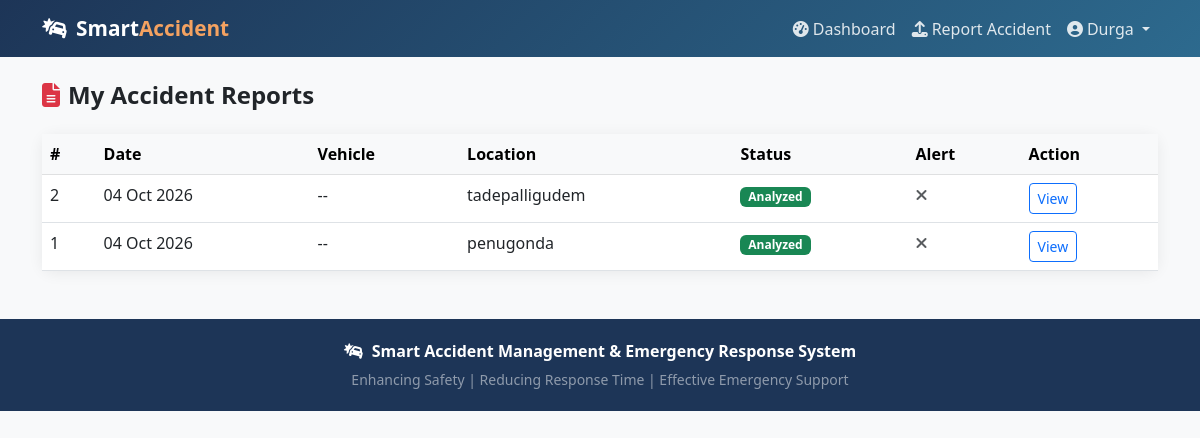
The app's page /reports/ (signed in) with its own data.
### accident_app/models.py (models this page shows, shortened)
class AccidentReport(models.Model):
    STATUS_CHOICES = [
        ('pending', 'Pending'),
        ('analyzed', 'Analyzed'),
        ('claimed', 'Claim Submitted'),
    ]
    user = models.ForeignKey(User, on_delete=models.CASCADE, related_name='accident_reports')
    image = models.ImageField(upload_to='accidents/')
    vehicle_number = models.CharField(max_length=20, blank=True)
    detected_vehicle_number = models.CharField(max_length=20, blank=True)
    report_date = models.DateTimeField(auto_now_add=True)
    latitude = models.FloatField(null=True, blank=True)
    longitude = models.FloatField(null=True, blank=True)
    location_address = models.TextField(blank=True)
    status = models.CharField(max_length=20, choices=STATUS_CHOICES, default='pending')
    emergency_alerts_sent = models.BooleanField(default=False)
    notes = models.TextField(blank=True)

### accident_app/views.py (the view)
# urls.py: path('reports/', views.my_reports, name='my_reports'),
@login_required
def my_reports(request):
    reports = AccidentReport.objects.filter(user=request.user).order_by('-report_date')
    return render(request, 'accident_app/my_reports.html', {'reports': reports})

### accident_app/templates/accident_app/my_reports.html (shortened to what this page needs)
{% extends 'accident_app/base.html' %}
{% block content %}
<h4 class="fw-bold mb-4"><i class="fas fa-file-alt text-danger me-2"></i>My Accident Reports</h4>
<div class="card">
    <div class="card-body p-0">
        {% if reports %}
        <div class="table-responsive">
            <table class="table table-hover mb-0">
                <thead class="table-light"><tr><th>#</th><th>Date</th><th>Vehicle</th><th>Location</th><th>Status</th><th>Alert</th><th>Action</th></tr></thead>
                <tbody>
                {% for r in reports %}
                <tr>
                    <td>{{ r.id }}</td>
                    <td>{{ r.report_date|date:"d M Y" }}</td>
                    <td>{{ r.vehicle_number|default:r.detected_vehicle_number|default:"--" }}</td>
                    <td>{{ r.location_address|default:"--"|truncatechars:30 }}</td>
                    <td><span class="badge {% if r.status == 'analyzed' %}bg-success{% else %}bg-warning text-dark{% endif %}">{{ r.get_status_display }}</span></td>
                    <td>{% if r.emergency_alerts_sent %}<i class="fas fa-check text-success"></i>{% else %}<i class="fas fa-times text-muted"></i>{% endif %}</td>
                    <td>
                        {% if r.status == 'analyzed' %}
                        <a href="{% url 'view_result' r.id %}" class="btn btn-sm btn-outline-primary">View</a>
                        {% else %}
                        <a href="{% url 'analyze_damage' r.id %}" class="btn btn-sm btn-outline-danger">Analyze</a>
                        {% endif %}
                    </td>
                </tr>
                {% endfor %}
                </tbody>
            </table>
        </div>
        {% else %}
        <div class="text-center py-5 text-muted">
            <i class="fas fa-inbox fa-3x mb-3"></i>
            <p>No reports yet. <a href="{% url 'upload_accident' %}">Report an accident.</a></p>
        </div>
        {% endif %}
    </div>
</div>
{% endblock %}

### accident_app/templates/accident_app/base.html (shortened to what this page needs)
<!DOCTYPE html>
<html lang="en">
<head>
    <link href="https://cdn.jsdelivr.net/npm/bootstrap@5.3.0/dist/css/bootstrap.min.css" rel="stylesheet">
    <link href="https://cdnjs.cloudflare.com/ajax/libs/font-awesome/6.4.0/css/all.min.css" rel="stylesheet">
</head>
<body>
<nav class="navbar navbar-expand-lg navbar-dark">
    <div class="container">
        <a class="navbar-brand" href="{% url 'home' %}">
            <i class="fas fa-car-crash me-2"></i>Smart<span>Accident</span>
        </a>
        <div class="collapse navbar-collapse" id="navbarNav">
            {% if user.is_authenticated %}
            <ul class="navbar-nav ms-auto align-items-center">
                <li class="nav-item"><a class="nav-link" href="{% url 'dashboard' %}"><i class="fas fa-tachometer-alt me-1"></i>Dashboard</a></li>
                <li class="nav-item"><a class="nav-link" href="{% url 'upload_accident' %}"><i class="fas fa-upload me-1"></i>Report Accident</a></li>
                <li class="nav-item dropdown">
                    <a class="nav-link dropdown-toggle" href="#" data-bs-toggle="dropdown">
                        <i class="fas fa-user-circle me-1"></i>{{ user.first_name|default:user.username }}
                    </a>
                </li>
            </ul>
            {% else %}
            <ul class="navbar-nav ms-auto">
                <li class="nav-item"><a class="nav-link" href="{% url 'login' %}">Login</a></li>
                <li class="nav-item"><a class="btn btn-warning btn-sm ms-2" href="{% url 'register' %}">Register</a></li>
            </ul>
            {% endif %}
        </div>
    </div>
</nav>
<div class="container mt-4">
    {% block content %}{% endblock %}
</div>
<footer class="mt-5">
    <div class="container text-center">
        <p class="mb-1"><i class="fas fa-car-crash me-2"></i><strong>Smart Accident Management & Emergency Response System</strong></p>
        <small class="text-white-50">Enhancing Safety | Reducing Response Time | Effective Emergency Support</small>
    </div>
</footer>
</body>
</html>

### accident_app/templates/accident_app/base.html (style rules this page uses)
:root { --primary: #e63946; --secondary: #1d3557; --accent: #f4a261; --light-bg: #f8f9fa; }
body { font-family: 'Segoe UI', Tahoma, Geneva, Verdana, sans-serif; background: var(--light-bg); }
.navbar { background: linear-gradient(135deg, var(--secondary), #2d6a8e) !important; }
.navbar-brand { font-weight: 700; font-size: 1.3rem; color: white !important; }
.navbar-brand span { color: var(--accent); }
.nav-link { color: rgba(255,255,255,0.85) !important; }
.card { border: none; border-radius: 12px; box-shadow: 0 2px 15px rgba(0,0,0,0.07); }
footer { background: var(--secondary); color: white; padding: 20px 0; margin-top: 60px; }

### records on screen
AccidentReport: id "2", report_date "04 Oct 2026", vehicle_number "--", location_address "tadepalligudem", status "Analyzed", emergency_alerts_sent False (drawn), shows "View"
AccidentReport: id "1", report_date "04 Oct 2026", vehicle_number "--", location_address "penugonda", status "Analyzed", emergency_alerts_sent False (drawn), shows "View"

### other values on screen
{{ user.first_name|default:user.username }} "Durga"
